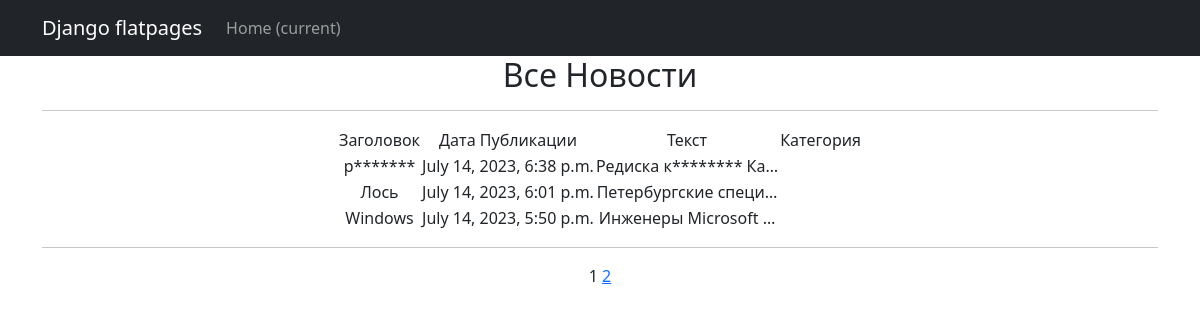
The page /news/ on the database as committed earlier.
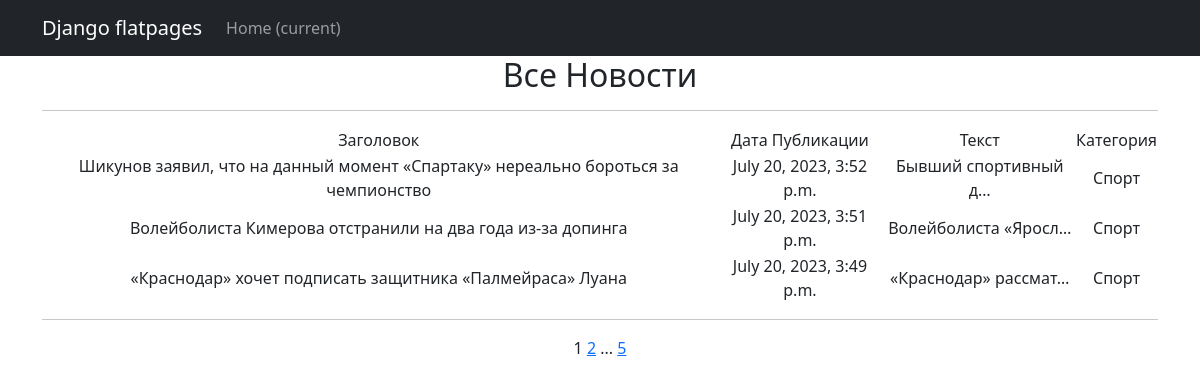
The same page on the database as committed later.
### newapp/models.py (models this page shows, shortened)
class Post(models.Model):
    author = models.ForeignKey(Author, on_delete=models.CASCADE)
    NEWS = 'NW'
    ARTICLE = 'AT'
    CATEGORY_CHOICES = (
        (NEWS, 'Новость'),
        (ARTICLE, 'Статья'),
    )
    categoryType = models.CharField(max_length=2, choices=CATEGORY_CHOICES, default=ARTICLE)
    dateCreation = models.DateTimeField(auto_now_add=True)
    postCategory = models.ManyToManyField(Category, through='PostCategory')
    title = models.CharField(max_length=128)
    text = models.TextField()
    rating = models.SmallIntegerField(default=0)

class Category(models.Model):
    name = models.CharField(max_length=64, unique=True)

### newapp/views.py (the view)
# urls.py: path('', PostList.as_view(), name='post_list'),
class PostList(ListView):
    model = Post
    context_object_name = 'Posts'
    template_name = 'post_list.html'
    ordering = '-dateCreation'
    paginate_by = 3
    def get_context_data(self, **kwargs):
        context = super().get_context_data(**kwargs)
        context['time_now'] = datetime.utcnow()
        context['next_sale'] = None
        return context

### newapp/templatetags/censor.py (called while the page is built)
@register.filter()
def censor(value):
    words_to_censor = ['редиска', 'капустка', 'картошка']
    if not isinstance(value, str):
        raise ValueError("Значение должно быть строкой")
    for word in words_to_censor:
        value = value.replace(word, word[0] + '*' * len(word))
    return mark_safe(value)

### newapp/templatetags/custom_tags.py (called while the page is built)
@register.simple_tag(takes_context=True)
def url_replace(context, **kwargs):
   d = context['request'].GET.copy()
   for k, v in kwargs.items():
       d[k] = v
   return d.urlencode()

### templates/post_list.html (shortened to what this page needs)
{% extends 'flatpages/default.html' %}
{% load censor %}
{% load custom_tags %}
{% block content %}
    <h2>Все Новости</h2>
    <hr>
    {% if Posts %}
        <table align="center">
            <tr>
                <td>Заголовок</td>
                <td>Дата Публикации</td>
                <td>Текст</td>
                <td>Категория</td>
            </tr>
            {% for post in Posts %}
            <tr>
                <td>{{ post.title|censor }}</td>
                <td>{{ post.dateCreation }}</td>
                <td>{{ post.text|truncatechars:20|censor }}</td>
                <td>
                    {% for cat in post.postCategory.all %}
                        {{ cat.name }}
                    {% endfor %}
                </td>
            </tr>
            {% endfor %}
        </table>
    {% else %}
       <h2>Новостей нет</h2>
   {% endif %}
<hr>
   {{ page_obj.number }}
   {% if page_obj.has_next %}
       <a href="?{% url_replace page=page_obj.next_page_number %}">{{ page_obj.next_page_number }}</a>
       {% if paginator.num_pages != page_obj.next_page_number %}
           ...
           <a href="?{% url_replace page=page_obj.paginator.num_pages %}">{{ page_obj.paginator.num_pages }}</a>
       {% endif %}
   {% endif %}
{% endblock content %}

Rows that differ between the two databases and show on the page:
no longer on this page (row unchanged): Post: title|censor "р*******", dateCreation "July 14, 2023, 6:38 p.m.", text|censor "Редиска к******** Ка…"
no longer on this page (row unchanged): Post: title|censor "Лось", dateCreation "July 14, 2023, 6:01 p.m.", text|censor "Петербургские специ…"
no longer on this page (row unchanged): Post: title|censor "Windows", dateCreation "July 14, 2023, 5:50 p.m.", text|censor "Инженеры Microsoft …"
added Post: title|censor "Шикунов заявил, что на данный момент «Спартаку» нереально бороться за чемпионство", dateCreation "July 20, 2023, 3:52 p.m.", text|censor "Бывший спортивный д…"
added Category: name "Спорт"
added Post: title|censor "Волейболиста Кимерова отстранили на два года из-за допинга", dateCreation "July 20, 2023, 3:51 p.m.", text|censor "Волейболиста «Яросл…"
added Post: title|censor "«Краснодар» хочет подписать защитника «Палмейраса» Луана", dateCreation "July 20, 2023, 3:49 p.m.", text|censor "«Краснодар» рассмат…"
Other text that changed with them:
{{ page_obj.paginator.num_pages }}: (not shown) → "5"
